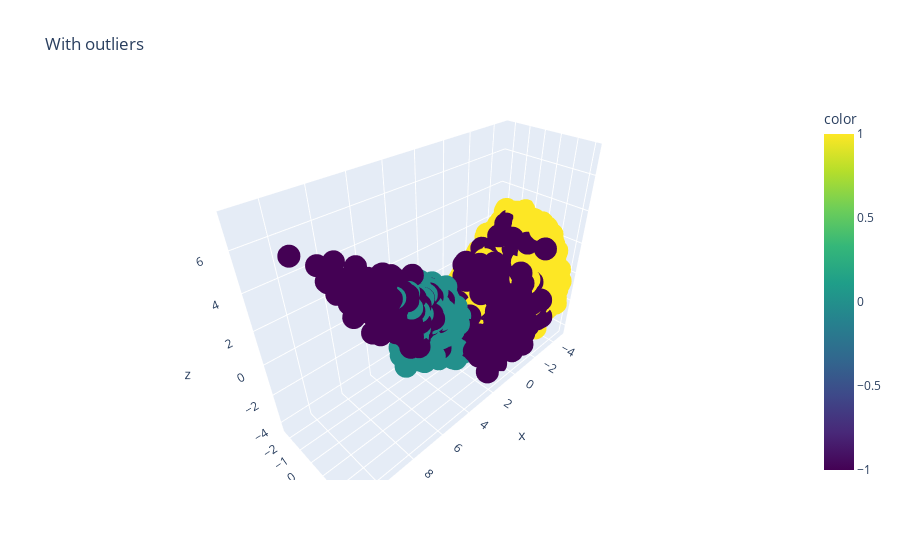
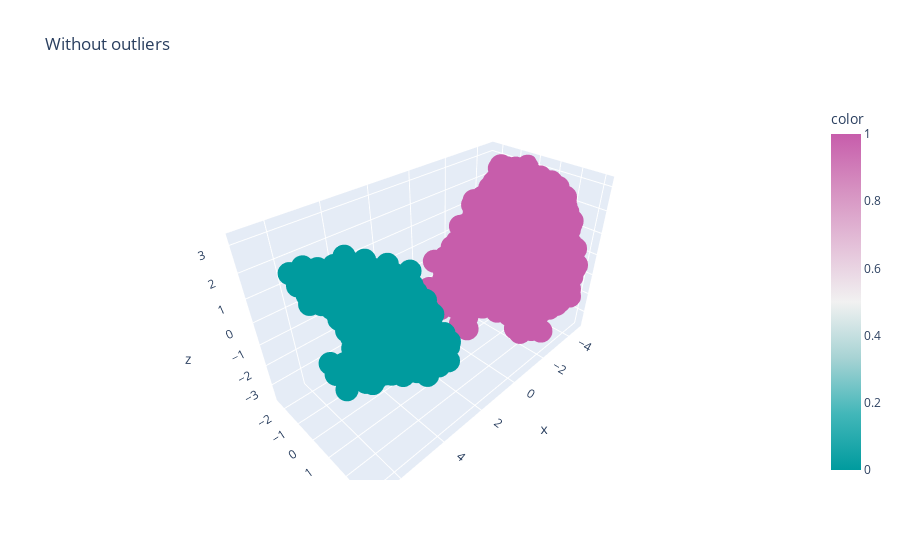

The cell these charts' notebook holds for them, in order:
### Markdown cell above
> ile tu wybrać???

### Code cell
dbscan = DBSCAN(eps=3.4, min_samples=12, n_jobs=-1)
y_dbscan = dbscan.fit_predict(data)
# interactive 3dplot plotly
import plotly.express as px

fig = px.scatter_3d(x=data[0], y=data[2], z=data[1], color = y_dbscan, title="With outliers", color_continuous_scale='viridis')
fig.show()

#without outliers
y_dbscan_without_outliers = y_dbscan[y_dbscan != -1]
fig = px.scatter_3d(x=data[0][y_dbscan != -1], y=data[2][y_dbscan != -1], z=data[1][y_dbscan != -1], color = y_dbscan_without_outliers, title="Without outliers", color_continuous_scale='tropic')
fig.show()

plt.show()
pd.DataFrame(y_dbscan).value_counts().plot(kind='bar')

scores_dbscan = [silhouette_score(data, y_dbscan), calinski_harabasz_score(data, y_dbscan), davies_bouldin_score(data, y_dbscan)]
print(scores_dbscan)

### Figure 1 — Plotly figure (JSON) as saved in the notebook; plotly's stock layout.template omitted (floating-point values rounded to 4 significant figures; data arrays with more than 128 entries replaced by an {"elided": "..."} marker saying what was removed)
{"data": [{"hovertemplate": "x=%{x}<br>y=%{y}<br>z=%{z}<br>color=%{marker.color}<extra></extra>", "legendgroup": "", "marker": {"color": {"elided": "8239 int values"}, "coloraxis": "coloraxis", "symbol": "circle"}, "mode": "markers", "name": "", "scene": "scene", "showlegend": false, "type": "scatter3d", "x": {"elided": "8239 float values"}, "y": {"elided": "8239 float values"}, "z": {"elided": "8239 float values"}}], "layout": {"coloraxis": {"colorbar": {"title": {"text": "color"}}, "colorscale": [[0, "#440154"], [0.1111, "#482878"], [0.2222, "#3e4989"], [0.3333, "#31688e"], [0.4444, "#26828e"], [0.5556, "#1f9e89"], [0.6667, "#35b779"], [0.7778, "#6ece58"], [0.8889, "#b5de2b"], [1, "#fde725"]]}, "legend": {"tracegroupgap": 0}, "scene": {"domain": {"x": [0, 1], "y": [0, 1]}, "xaxis": {"title": {"text": "x"}}, "yaxis": {"title": {"text": "y"}}, "zaxis": {"title": {"text": "z"}}}, "title": {"text": "With outliers"}}}

### Figure 2 — Plotly figure (JSON) as saved in the notebook; plotly's stock layout.template omitted (floating-point values rounded to 4 significant figures; data arrays with more than 128 entries replaced by an {"elided": "..."} marker saying what was removed)
{"data": [{"hovertemplate": "x=%{x}<br>y=%{y}<br>z=%{z}<br>color=%{marker.color}<extra></extra>", "legendgroup": "", "marker": {"color": {"elided": "7139 int values"}, "coloraxis": "coloraxis", "symbol": "circle"}, "mode": "markers", "name": "", "scene": "scene", "showlegend": false, "type": "scatter3d", "x": {"elided": "7139 float values"}, "y": {"elided": "7139 float values"}, "z": {"elided": "7139 float values"}}], "layout": {"coloraxis": {"colorbar": {"title": {"text": "color"}}, "colorscale": [[0, "rgb(0, 155, 158)"], [0.1667, "rgb(66, 183, 185)"], [0.3333, "rgb(167, 211, 212)"], [0.5, "rgb(241, 241, 241)"], [0.6667, "rgb(228, 193, 217)"], [0.8333, "rgb(214, 145, 193)"], [1, "rgb(199, 93, 171)"]]}, "legend": {"tracegroupgap": 0}, "scene": {"domain": {"x": [0, 1], "y": [0, 1]}, "xaxis": {"title": {"text": "x"}}, "yaxis": {"title": {"text": "y"}}, "zaxis": {"title": {"text": "z"}}}, "title": {"text": "Without outliers"}}}
